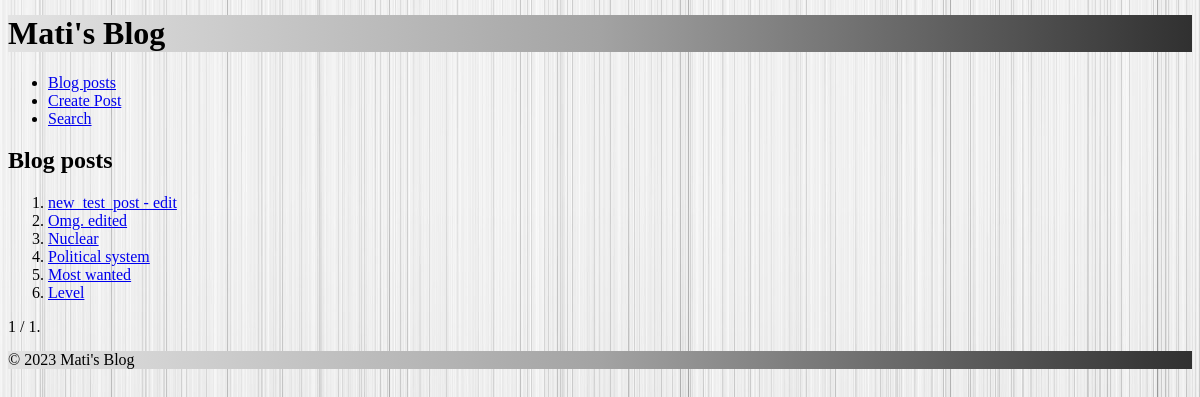
The app's page /, older data.
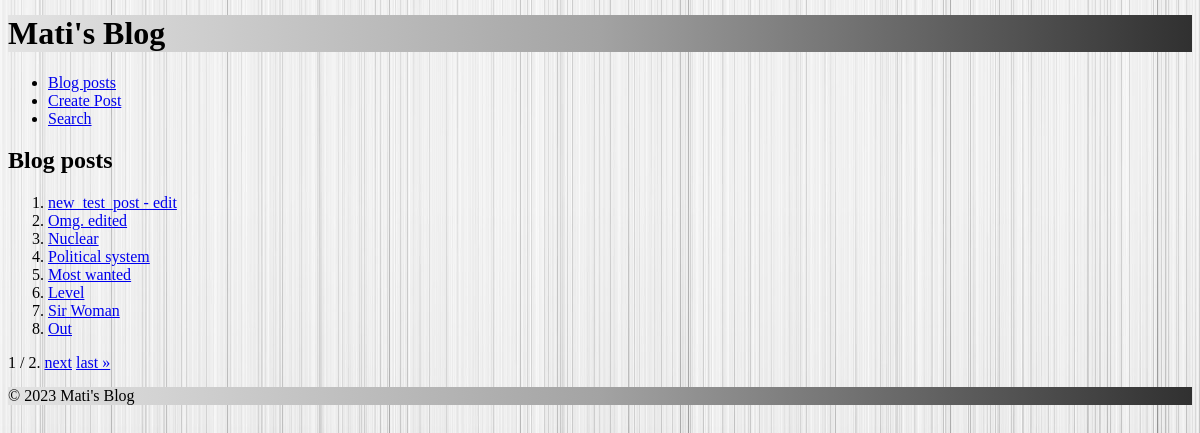
The same page, newer data.
### blog/models.py (models this page shows, shortened)
class Post(models.Model):
    title = models.CharField(max_length=200)
    content = models.TextField()
    created_at = models.DateTimeField(default=timezone.now)
    updated_at = models.DateTimeField(auto_now=True)

### blog/views.py (the view)
# urls.py: path('', PostListView.as_view(), name='post_list'),
class PostListView(ListView):
    model = Post
    template_name = 'blog/post_list.html'
    context_object_name = 'posts'
    paginate_by = 8

### blog/templates/blog/post_list.html (shortened to what this page needs)
{% extends 'blog/base.html' %}
{% block content %}
<h2>Blog posts </h2>
<ol>
    {% for post in posts %}
        <li><a href="{% url 'blog:post_detail' post.pk %}">{{ post.title }}</a></li>
    {% endfor %}
</ol>
<div class="pagination">
    <span class="step-links">
        <span class="current">
            {{ page_obj.number }} / {{ page_obj.paginator.num_pages }}.
        </span>
        {% if page_obj.has_next %}
            <a href="?page={{ page_obj.next_page_number }}">next</a>
            <a href="?page={{ page_obj.paginator.num_pages }}">last &raquo;</a>
        {% endif %}
    </span>
</div>
{% endblock %}

### blog/templates/blog/base.html (shortened to what this page needs)
<!DOCTYPE html>
<html lang="en">
<head>
    {% load static %}
    <link rel="stylesheet" href="{% static 'blog/style.css' %}">
</head>
<body class="body-bg">
    <header>
        <h1>Mati's Blog</h1>
        <ul>
            <li><a href="{% url 'blog:post_list' %}">Blog posts</a></li>
            <li><a href="{% url 'blog:post_create' %}">Create Post</a></li>
            <li><a href="{% url 'blog:post_search' %}">Search</a></li>
        </ul>
    </header>
    <main>
        {% block content %}
        {% endblock %}
    </main>
    <footer>
        &copy; 2023 Mati's Blog
    </footer>
</body>
</html>

### blog/static/blog/style.css (style rules this page uses)
.body-bg { background-image: url('/static/blog/images/light-grey-background.jpg'); }
h1, footer { background: linear-gradient(to left, #303030, #a3a3a3, #e3e3e3); color: rgb(0, 0, 0); margin-top: 0.4cm; }

Row changes from the older to the newer data that the page shows:
added Post: title "Sir Woman"
added Post: title "Out"
Text that changed along with them:
{{ page_obj.paginator.num_pages }}: "1" → "2"
text now shown: "next last »"
